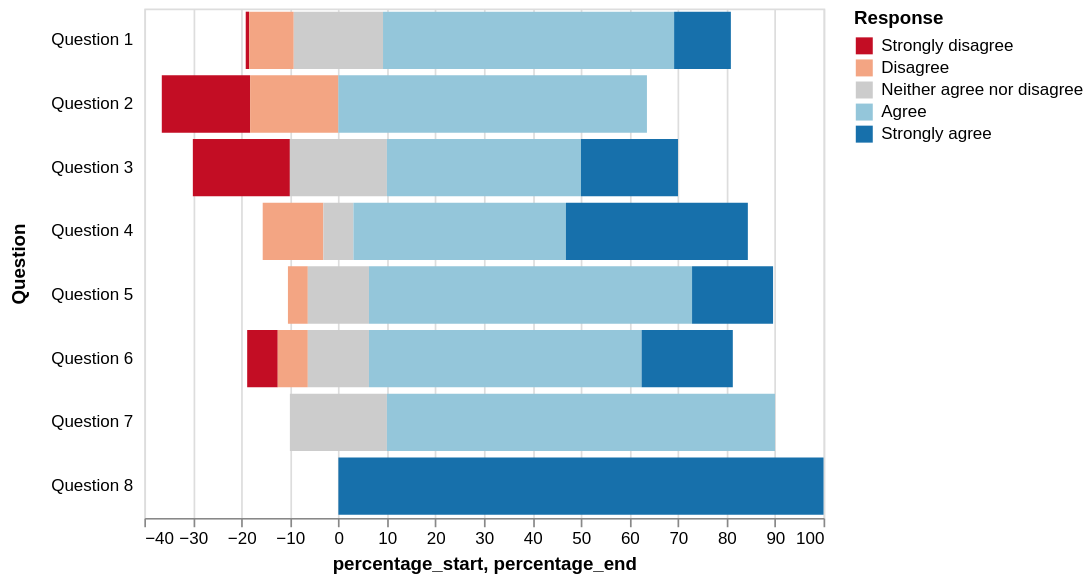

Vega-Lite specification for this chart:
### Vega-Lite specification from a JSON file in a GitHub repository (floating-point values rounded to 4 significant figures)
{"config": {"view": {"height": 300, "width": 400}}, "encoding": {"y": {"field": "question", "type": "nominal", "axis": {"title": "Question", "minExtent": 60, "domain": false, "ticks": false, "offset": 5}}, "x": {"field": "percentage_start", "type": "quantitative"}, "color": {"legend": {"title": "Response"}, "scale": {"domain": ["Strongly disagree", "Disagree", "Neither agree nor disagree", "Agree", "Strongly agree"], "range": ["#c30d24", "#f3a583", "#cccccc", "#94c6da", "#1770ab"]}, "field": "type", "type": "nominal"}, "x2": {"field": "percentage_end", "type": "quantitative"}}, "data": {"values": [{"question": "Question 1", "percentage_start": -19.1, "percentage": 0.7, "percentage_end": -18.4, "type": "Strongly disagree", "value": 24}, {"question": "Question 1", "percentage_start": -18.4, "percentage": 9.1, "percentage_end": -9.2, "type": "Disagree", "value": 294}, {"question": "Question 1", "percentage_start": -9.2, "percentage": 18.5, "percentage_end": 9.2, "type": "Neither agree nor disagree", "value": 594}, {"question": "Question 1", "percentage_start": 9.2, "percentage": 59.9, "percentage_end": 69.2, "type": "Agree", "value": 1927}, {"question": "Question 1", "percentage_start": 69.2, "percentage": 11.7, "percentage_end": 80.9, "type": "Strongly agree", "value": 376}, {"question": "Question 2", "percentage_start": -36.4, "percentage": 18.2, "percentage_end": -18.2, "type": "Strongly disagree", "value": 2}, {"question": "Question 2", "percentage_start": -18.2, "percentage": 18.2, "percentage_end": 0.0, "type": "Disagree", "value": 2}, {"question": "Question 2", "percentage_start": 0.0, "percentage": 0.0, "percentage_end": 0.0, "type": "Neither agree nor disagree", "value": 0}, {"question": "Question 2", "percentage_start": 0.0, "percentage": 63.6, "percentage_end": 63.6, "type": "Agree", "value": 7}, {"question": "Question 2", "percentage_start": 63.6, "percentage": 0.0, "percentage_end": 63.6, "type": "Strongly agree", "value": 11}, {"question": "Question 3", "percentage_start": -30.0, "percentage": 20.0, "percentage_end": -10.0, "type": "Strongly disagree", "value": 2}, {"question": "Question 3", "percentage_start": -10.0, "percentage": 0.0, "percentage_end": -10.0, "type": "Disagree", "value": 0}, {"question": "Question 3", "percentage_start": -10.0, "percentage": 20.0, "percentage_end": 10.0, "type": "Neither agree nor disagree", "value": 2}, {"question": "Question 3", "percentage_start": 10.0, "percentage": 40.0, "percentage_end": 50.0, "type": "Agree", "value": 4}, {"question": "Question 3", "percentage_start": 50.0, "percentage": 20.0, "percentage_end": 70.0, "type": "Strongly agree", "value": 2}, {"question": "Question 4", "percentage_start": -15.6, "percentage": 0.0, "percentage_end": -15.6, "type": "Strongly disagree", "value": 0}, {"question": "Question 4", "percentage_start": -15.6, "percentage": 12.5, "percentage_end": -3.1, "type": "Disagree", "value": 2}, {"question": "Question 4", "percentage_start": -3.1, "percentage": 6.3, "percentage_end": 3.1, "type": "Neither agree nor disagree", "value": 1}, {"question": "Question 4", "percentage_start": 3.1, "percentage": 43.8, "percentage_end": 46.9, "type": "Agree", "value": 7}, {"question": "Question 4", "percentage_start": 46.9, "percentage": 37.5, "percentage_end": 84.4, "type": "Strongly agree", "value": 6}, {"question": "Question 5", "percentage_start": -10.4, "percentage": 0.0, "percentage_end": -10.4, "type": "Strongly disagree", "value": 0}, {"question": "Question 5", "percentage_start": -10.4, "percentage": 4.2, "percentage_end": -6.3, "type": "Disagree", "value": 1}, {"question": "Question 5", "percentage_start": -6.3, "percentage": 12.5, "percentage_end": 6.3, "type": "Neither agree nor disagree", "value": 3}, {"question": "Question 5", "percentage_start": 6.3, "percentage": 66.7, "percentage_end": 72.9, "type": "Agree", "value": 16}, {"question": "Question 5", "percentage_start": 72.9, "percentage": 16.7, "percentage_end": 89.6, "type": "Strongly agree", "value": 4}, {"question": "Question 6", "percentage_start": -18.8, "percentage": 6.3, "percentage_end": -12.5, "type": "Strongly disagree", "value": 1}, {"question": "Question 6", "percentage_start": -12.5, "percentage": 6.3, "percentage_end": -6.3, "type": "Disagree", "value": 1}, {"question": "Question 6", "percentage_start": -6.3, "percentage": 12.5, "percentage_end": 6.3, "type": "Neither agree nor disagree", "value": 2}, {"question": "Question 6", "percentage_start": 6.3, "percentage": 56.3, "percentage_end": 62.5, "type": "Agree", "value": 9}, {"question": "Question 6", "percentage_start": 62.5, "percentage": 18.8, "percentage_end": 81.3, "type": "Strongly agree", "value": 3}, {"question": "Question 7", "percentage_start": -10.0, "percentage": 0.0, "percentage_end": -10.0, "type": "Strongly disagree", "value": 0}, {"question": "Question 7", "percentage_start": -10.0, "percentage": 0.0, "percentage_end": -10.0, "type": "Disagree", "value": 0}, {"question": "Question 7", "percentage_start": -10.0, "percentage": 20.0, "percentage_end": 10.0, "type": "Neither agree nor disagree", "value": 1}, {"question": "Question 7", "percentage_start": 10.0, "percentage": 80.0, "percentage_end": 90.0, "type": "Agree", "value": 4}, {"question": "Question 7", "percentage_start": 90.0, "percentage": 0.0, "percentage_end": 90.0, "type": "Strongly agree", "value": 0}, {"question": "Question 8", "percentage_start": 0.0, "percentage": 0.0, "percentage_end": 0.0, "type": "Strongly disagree", "value": 0}, {"question": "Question 8", "percentage_start": 0.0, "percentage": 0.0, "percentage_end": 0.0, "type": "Disagree", "value": 0}, {"question": "Question 8", "percentage_start": 0.0, "percentage": 0.0, "percentage_end": 0.0, "type": "Neither agree nor disagree", "value": 0}, {"question": "Question 8", "percentage_start": 0.0, "percentage": 0.0, "percentage_end": 0.0, "type": "Agree", "value": 0}, {"question": "Question 8", "percentage_start": 0.0, "percentage": 100.0, "percentage_end": 100.0, "type": "Strongly agree", "value": 2}]}, "mark": "bar", "$schema": "https://vega.github.io/schema/vega-lite/v2.4.1.json"}
